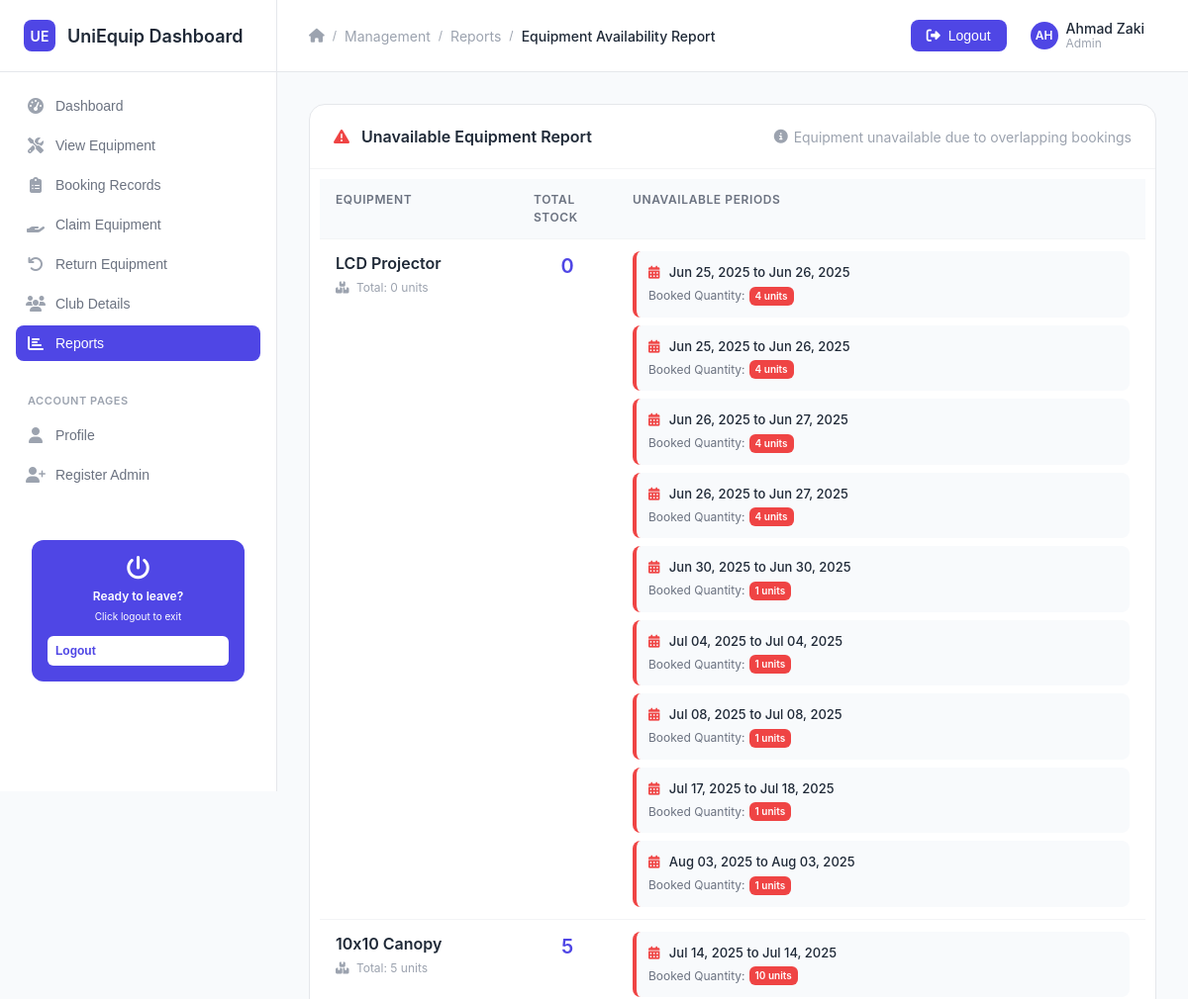
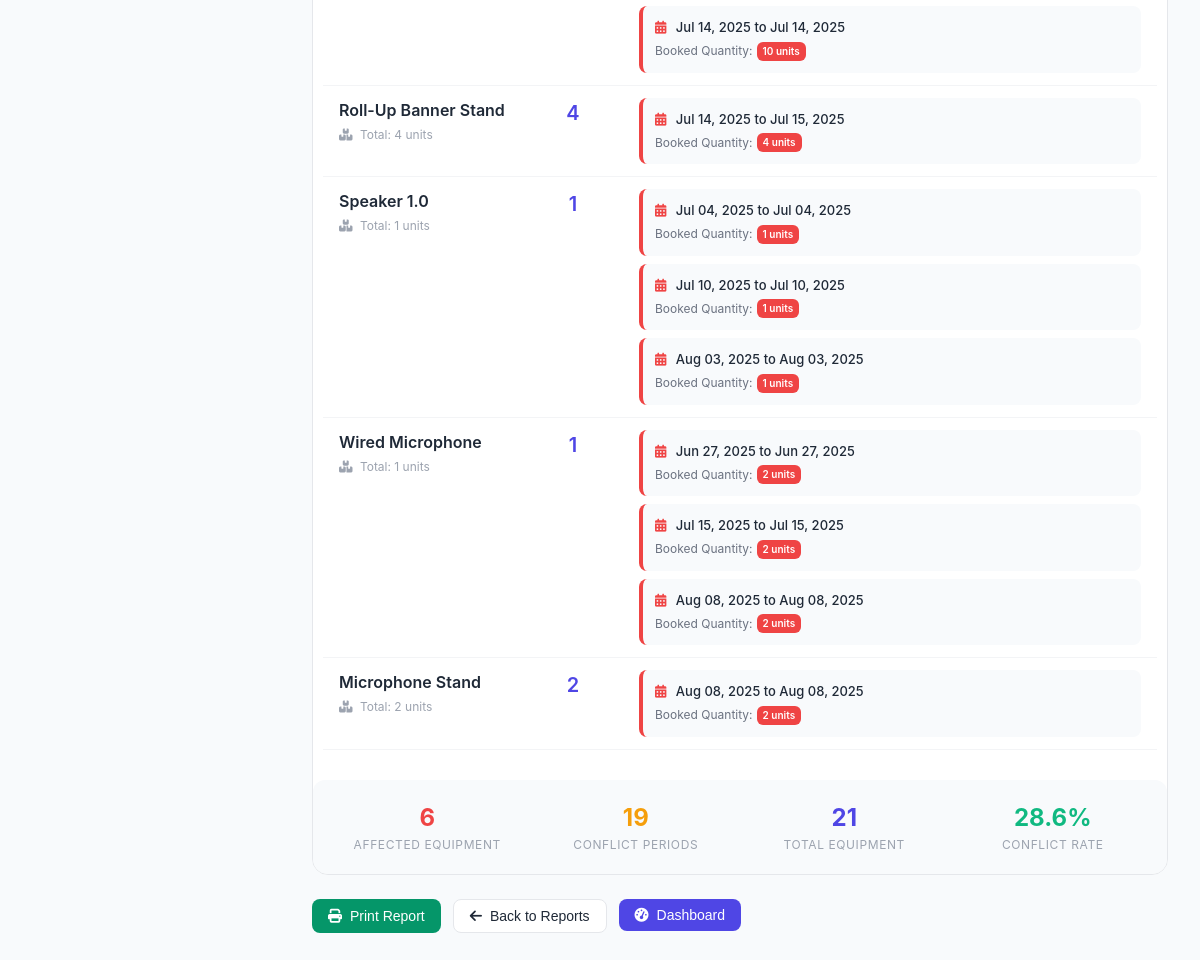
Screenshot of /itemNotAvailable.php (signed in) with the database file from the repository (2 pictures, top to bottom).
### tables this page shows
CREATE TABLE `equipment` (
  `id_equipment` int(11) NOT NULL,
  `name` varchar(50) NOT NULL,
  `category` varchar(50) NOT NULL,
  `status` varchar(50) NOT NULL,
  `qty` int(11) NOT NULL,
  `model` varchar(50) DEFAULT NULL,
  `picture` varchar(255) DEFAULT NULL
);

CREATE TABLE `booking_equipment` (
  `id_equipment` int(11) NOT NULL,
  `id_booking` int(11) NOT NULL,
  `qty` int(11) NOT NULL
);

CREATE TABLE `booking` (
  `id_booking` int(10) NOT NULL,
  `stud_num` int(10) NOT NULL,
  `staff_num` int(10) DEFAULT NULL,
  `event_name` varchar(50) NOT NULL,
  `status` varchar(50) NOT NULL,
  `start_date` date NOT NULL,
  `end_date` date NOT NULL,
  `club_name` varchar(50) NOT NULL,
  `return_date` date DEFAULT NULL
);

### itemNotAvailable.php (the view, shortened to what the rows shown need)
<?php
include 'db.php';
?>
<!DOCTYPE html>
<html lang="en">
<head>
    <link href="https://cdnjs.cloudflare.com/ajax/libs/font-awesome/6.4.0/css/all.min.css" rel="stylesheet">
    <link href="style.css" rel="stylesheet">
</head>
<body>
    <div class="dashboard-container">
        <div class="main-content">
            <div class="content-area">
                <div class="table-container">
                    <div class="table-header">
                        <h2 class="table-title">
                            <i class="fas fa-exclamation-triangle" style="margin-right: 8px; color: var(--error-color);"></i>
                            Unavailable Equipment Report
                        </h2>
                    </div>
                    <?php
                    $equipments = [];
                    $eqResult = $connect->query("SELECT id_equipment, name, qty FROM equipment");
                    while ($row = $eqResult->fetch_assoc()) {
                        $equipments[$row['id_equipment']] = [
                            'name' => $row['name'],
                            'qty' => (int)$row['qty'],
                            'bookings' => []
                        ];
                    }
                    $sql = "
                        SELECT b.id_booking, b.start_date, b.end_date, be.id_equipment, be.qty
                        FROM booking b
                        JOIN booking_equipment be ON b.id_booking = be.id_booking
                        WHERE b.status != 'cancelled'
                        ORDER BY be.id_equipment, b.start_date
                    ";
                    $result = $connect->query($sql);
                    while ($row = $result->fetch_assoc()) {
                        $equipments[$row['id_equipment']]['bookings'][] = [
                            'start' => $row['start_date'],
                            'end' => $row['end_date'],
                            'qty' => (int)$row['qty'],
                            'id_booking' => $row['id_booking']
                        ];
                    }
                    $report = [];
                    foreach ($equipments as $id => $eq) {
                        $bookings = $eq['bookings'];
                        $unavailablePeriods = [];
                        for ($i = 0; $i < count($bookings); $i++) {
                            $start1 = strtotime($bookings[$i]['start']);
                            $end1 = strtotime($bookings[$i]['end']);
                            $sumQty = $bookings[$i]['qty'];
                            for ($j = 0; $j < count($bookings); $j++) {
                                if ($i == $j) continue;
                                $start2 = strtotime($bookings[$j]['start']);
                                $end2 = strtotime($bookings[$j]['end']);
                                if ($start1 <= $end2 && $end1 >= $start2) {
                                    $sumQty += $bookings[$j]['qty'];
                                }
                            }
                            if ($sumQty >= $eq['qty']) {
                                $unavailablePeriods[] = [
                                    'start' => $bookings[$i]['start'],
                                    'end' => $bookings[$i]['end'],
                                    'booked_qty' => $sumQty
                                ];
                            }
                        }
                        if (!empty($unavailablePeriods)) {
                            $report[] = [
                                'name' => $eq['name'],
                                'qty' => $eq['qty'],
                                'unavailable_periods' => $unavailablePeriods
                            ];
                        }
                    }
                    if (!empty($report)): ?>
                        <div class="table-wrapper">
                            <table class="availability-table">
                                <thead>
                                    <tr>
                                        <th style="width: 200px;">Equipment</th>
                                        <th style="width: 100px;">Total Stock</th>
                                        <th>Unavailable Periods</th>
                                    </tr>
                                </thead>
                                <tbody>
                                    <?php foreach ($report as $r): ?>
                                        <tr>
                                            <td>
                                                <div class="equipment-name"><?php echo htmlspecialchars($r['name']); ?></div>
                                                <div class="equipment-stock">
                                                    <i class="fas fa-boxes" style="margin-right: 4px;"></i>
                                                    Total: <?php echo $r['qty']; ?> units
                                                </div>
                                            </td>
                                            <td style="text-align: center;">
                                                <span style="font-size: 20px; font-weight: 600; color: var(--primary-color);">
                                                    <?php echo $r['qty']; ?>
                                                </span>
                                            </td>
                                            <td>
                                                <?php foreach ($r['unavailable_periods'] as $p): ?>
                                                    <div class="period-item">
                                                        <div class="period-dates">
                                                            <i class="fas fa-calendar-alt" style="margin-right: 6px; color: var(--error-color);"></i>
                                                            <?php echo date('M d, Y', strtotime($p['start'])); ?>
                                                            to
                                                            <?php echo date('M d, Y', strtotime($p['end'])); ?>
                                                        </div>
                                                        <div class="period-booking">
                                                            <span>Booked Quantity:</span>
                                                            <span class="booking-qty"><?php echo $p['booked_qty']; ?> units</span>
                                                        </div>
                                                    </div>
                                                <?php endforeach; ?>
                                            </td>
                                        </tr>
                                    <?php endforeach; ?>
                                </tbody>
                            </table>
                        </div>
                    <?php endif; ?>
                </div>
            </div>
        </div>
    </div>
</body>
</html>

### rows the page displays
equipment: name "LCD Projector", qty "0", start "Jun 25, 2025", end "Jun 26, 2025", booked_qty "4", start "Jun 26, 2025", end "Jun 27, 2025", start "Jul 04, 2025", end "Jul 04, 2025", booked_qty "1", start "Aug 03, 2025", end "Aug 03, 2025"
booking_equipment: id_booking.start_date "Jun 30, 2025", id_booking.end_date "Jun 30, 2025", qty "1"
booking_equipment: id_booking.start_date "Jul 08, 2025", id_booking.end_date "Jul 08, 2025", qty "1"
booking_equipment: id_booking.start_date "Jul 17, 2025", id_booking.end_date "Jul 18, 2025", qty "1"
equipment: name "10x10 Canopy", qty "5", start "Jul 14, 2025", end "Jul 14, 2025", booked_qty "10"
equipment: name "Roll-Up Banner Stand", qty "4"
booking_equipment: id_booking.start_date "Jul 14, 2025", id_booking.end_date "Jul 15, 2025", qty "4"
equipment: name "Speaker 1.0", qty "1", start "Jul 04, 2025", end "Jul 04, 2025", booked_qty "1", start "Aug 03, 2025", end "Aug 03, 2025"
booking_equipment: id_booking.start_date "Jul 10, 2025", id_booking.end_date "Jul 10, 2025", qty "1"
equipment: name "Wired Microphone", qty "1", start "Aug 08, 2025", end "Aug 08, 2025", booked_qty "2"
booking_equipment: id_booking.start_date "Jun 27, 2025", id_booking.end_date "Jun 27, 2025", qty "2"
booking_equipment: id_booking.start_date "Jul 15, 2025", id_booking.end_date "Jul 15, 2025", qty "2"
equipment: name "Microphone Stand", qty "2", start "Aug 08, 2025", end "Aug 08, 2025", booked_qty "2"

### other values shown
substr($staff_name, 0, 2) "AH"
$staff_name "Ahmad Zaki"
$_SESSION['role'] "Admin"
count($report) "6"
count($equipments) "21"
